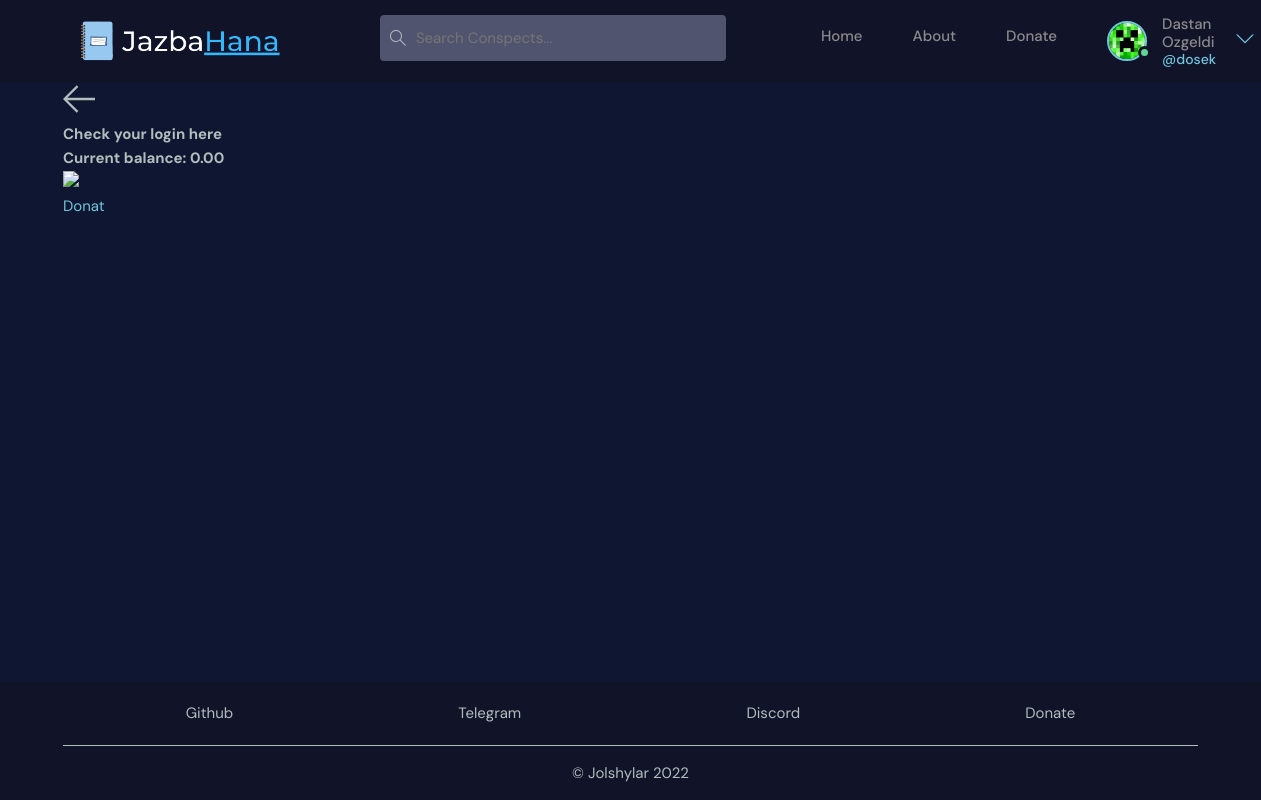
The page /balance/ (signed in) on the database its author committed.
### base/models.py (models this page shows)
class User(AbstractUser):
    name = models.CharField(max_length=200, null=True)
    email = models.EmailField(unique=True, null=True)
    bio = models.TextField(null=True)
    avatar = models.ImageField(null=True, default="avatar.svg", upload_to="avatars/")
    USERNAME_FIELD = 'email'
    REQUIRED_FIELDS = []

### base/urls.py (the view)
# urls.py: path('balance/', balance, name='balance'),
def balance(request):
    context = {}
    return render(request, 'base/balance.html', context)

### base/templates/base/balance.html
{% extends 'base.html' %}
{% load static %}
{% block content %}
<link rel="stylesheet" href="{% static 'styles/balance.css' %}" />
<main>
    <div class="container">
        <div class="layout__box__balance">
            <div class="layout__boxHeader__balance">
                <div class="layout__boxTitle__balance">
                    <a href="{% url 'home' %}">
                    <img src="{%static 'images/icons/arrow-left.svg'%}">
                    </a>
                    <h3>Check your login here</h3>
                </div>
            </div>
            <div class="layout__body__balance">
                <h1 class="jpcoin_balance">Current balance: 0.00</h1>
                <img class="header__jpcoin" src="https://media.discordapp.net/attachments/969611827568865282/969621353852440696/JP__2_-removebg-preview.png"/>
            </div>
            <a class="donat" href="https://www.youtube.com/watch?v=dQw4w9WgXcQ">Donat</a>
        </div>
    </div>
</main>
{% endblock content %}

### templates/navbar.html (shortened to what this page needs)
{% load static %}
<link rel="stylesheet" href="{% static 'styles/navbar.css' %}" />
<header class="header header--loggedIn">
    <div class="container">
      <a href="{% url 'home' %}" class="header__logo">
        <img src="{% static 'images/logo.png' %}" />
      </a>
      <form class="header__search" action="{% url 'home' %}">
        <label>
          <img src="{% static 'images/icons/search.svg' %}">
          <input name="q" placeholder="Search Conspects..." />
        </label>
      </form>
      <nav class="header__menu">
        <div class="nav-bar">
          <ul class="pages">
            <li>
              <a href="{% url 'home'%}">Home</a>
            </li>
            <li>
              <a href="{% url 'about' %}">About</a>
            </li>
            <li>
              <a href="{% url 'donate' %}">Donate</a>
            </li>
          </ul>
        {% if request.user.is_authenticated %}
        <div class="header__user">
          <a href="{% url 'user-profile' user.id %}">
            <div class="avatar avatar--medium active">
              <img src="{{request.user.avatar.url}}" />
            </div>
            <p>{{request.user.name}} <span>@{{request.user.username}}</span></p>
          </a>
          <button class="dropdown-button">
            <img src="{% static 'images/icons/chevron-down.svg' %}" />
          </button>
        </div>
        {% else %}
        <a href="{% url 'login' %}">
          <img src="{% static 'images/avatar.svg' %}" />
          <p class="login-word">Login</p>
        </a>
        {% endif %}
      </div>
      </nav>
    </div>
</header>

### static/styles/style.css (style rules this page uses)
:root { --color-main: #71c6dd; --color-main-light: #e1f6fb; --color-dark: #111329; --color-dark-medium: #51546e; --color-dark-light: #393b57; --color-light: #e5e5e5; --color-gray: #8b8b8b; --color-light-gray: #b2bdbd; --color-bg: #0e1631; --color-success: #5dd693; }
* { font-family: "DM Sans", -apple-system, BlinkMacSystemFont, "Segoe UI", Roboto, Oxygen, Ubuntu, Cantarell, "Open Sans", "Helvetica Neue", sans-serif; margin: 0; padding: 0; box-sizing: border-box; text-rendering: optimizeLegibility; font-size: inherit; }
html { font-size: 56.25%; }
body { line-height: 1.6; font-weight: 400; font-size: 1.5rem; color: var(--color-light-gray); background-color: var(--color-bg); min-height: 100vh; }
a { display: inline-block; color: var(--color-main); text-decoration: none; }
.container { max-width: 120rem; width: 90%; margin: auto; }
.avatar { position: relative; display: inline-block; border-radius: 50%; border: 2px solid var(--color-main); }
.avatar img { display: block; border-radius: 50%; object-fit: cover; object-position: center; }
.avatar::after { content: ""; display: block; position: absolute; background-color: var(--color-gray); z-index: 111; border-radius: 50%; border: 0.3rem solid var(--color-dark); }
.avatar.active::after { background-color: var(--color-success); }
.avatar.avatar--medium img { width: 3.6rem; height: 3.6rem; border-radius: 50%; }
.avatar.avatar--medium:after { width: 0.7rem; height: 0.7rem; bottom: 0px; right: -6px; }
.header { padding: 1.5rem; background-color: var(--color-dark); }
.header > .container { display: flex; gap: 9.5rem; }
.header__logo, .header__user { display: flex; gap: 2rem; align-items: center; }
.header__logo > img { height: 50px; }
.header__search > label { background-color: var(--color-dark-medium); padding: 1.3rem 1rem; display: flex; align-items: center; gap: 1rem; border-radius: 4px; }
.header__search input { width: 30rem; background: transparent; border: none; outline: none; color: var(--color-light); }
.header__menu { position: relative; margin-left: auto; }
.header__menu a { display: flex; gap: 1.5rem; align-items: center; font-weight: 500; text-decoration: none; color: var(--color-gray); }
.header__menu img { height: 3.6rem; }
.header__menu p { line-height: 1.2; }
.header__menu span { color: var(--color-main); font-weight: 500; font-size: 1.4rem; display: block; }
.dropdown-button { background: transparent; border: 0; outline: 0; cursor: pointer; }
.dropdown-button img { max-height: 18px; }
.pages { list-style-type: none; display: flex; justify-content: space-between; gap: 5rem; padding-top: 2%; }
.nav-bar { display: flex; justify-content: space-between; gap: 5rem; }
@media only screen and (min-width: 1200px) { html { font-size: 62.5%; } }

### rows shown on the page
User: user.avatar (picture), user.name "Dastan Ozgeldi", user.username "dosek"
